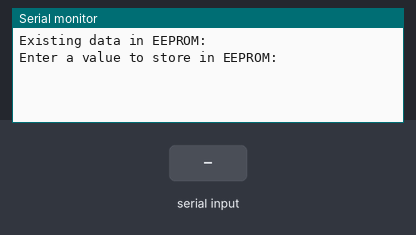
Simulated run of this sketch. Board: ESP32. On the bench: the last lines printed to the serial monitor. The inputs (shaded band) are chosen by the test bench. EEPROM starts erased.

Above: at 1.3 s.
1.4 s: "90,45\n" received over Serial
At 2.2 s:
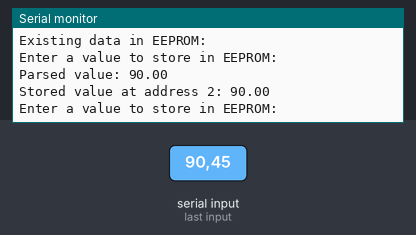
2.9 s: "30,150\n" received over Serial
At 3.3 s:
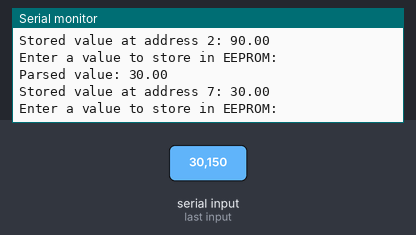

The sketch:

EEPROM.ino
```cpp
#include <EEPROM.h>

float sensorValue;
uint16_t eeAddress;  // EEPROM address pointer (using uint16_t for consistent 2-byte size)

const uint16_t eeAddressLocation = 0;  // EEPROM address where eeAddress is stored
const uint16_t dataStartAddress = 2;   // Data starts after storing eeAddress (2 bytes)
const uint16_t dataSize = sizeof(float) + sizeof(byte);  // Size of each data entry (float + checksum)
const uint16_t EEPROM_SIZE = 512; // Define the size of EEPROM

// Function to calculate a checksum (simple sum of bytes)
byte calculateChecksum(byte *data, size_t length) {
  byte checksum = 0;
  for (size_t i = 0; i < length; i++) {
    checksum += data[i];
  }
  return checksum;
}

void setup()
{
  Serial.begin(115200); // Set baud rate to 115200
  while (!Serial); // Wait for Serial to initialize (optional, for boards that need it)
  delay(100); // Small delay to ensure Serial is ready

  // Initialize EEPROM with defined size
  if (!EEPROM.begin(EEPROM_SIZE)) {
    Serial.println("Failed to initialize EEPROM");
    while (true); // Stay here if EEPROM initialization fails
  }

  // Read the last used eeAddress from EEPROM
  eeAddress = EEPROM.read(eeAddressLocation) | (EEPROM.read(eeAddressLocation + 1) << 8);
  if (eeAddress < dataStartAddress || eeAddress + dataSize > EEPROM_SIZE) {
    eeAddress = dataStartAddress; // Initialize if eeAddress is invalid
  }

  // Optional: Read and print existing data from EEPROM
  Serial.println("Existing data in EEPROM:");
  uint16_t readAddress = dataStartAddress;
  while (readAddress + dataSize <= EEPROM_SIZE) {
    byte floatBytes[sizeof(float)];
    for (size_t i = 0; i < sizeof(float); i++) {
      floatBytes[i] = EEPROM.read(readAddress + i);
    }
    byte storedChecksum = EEPROM.read(readAddress + sizeof(float));

    // Verify checksum
    byte calculatedChecksum = calculateChecksum(floatBytes, sizeof(float));
    if (storedChecksum == calculatedChecksum) {
      float storedValue;
      memcpy(&storedValue, floatBytes, sizeof(float));
      Serial.print("Address ");
      Serial.print(readAddress);
      Serial.print(": ");
      Serial.println(storedValue);
    } else {
      // Invalid data detected; stop reading
      break;
    }

    readAddress += dataSize;
  }

  Serial.println("Enter a value to store in EEPROM:");
}

void loop()
{
  // Check if data is available at the Serial port
  if (Serial.available() > 0) {
    String inputString = Serial.readStringUntil('\n');
    inputString.trim(); // Remove any leading/trailing whitespace

    // Try to parse the input as a float
    sensorValue = inputString.toFloat();

    // Check if the input is valid
    if (inputString.length() == 0 || (sensorValue == 0.0 && inputString != "0" && inputString != "0.0")) {
      // No valid conversion could be performed
      Serial.println("Invalid input. Please enter a valid number.");
    } else {
      // Valid float value obtained
      Serial.print("Parsed value: ");
      Serial.println(sensorValue);

      // Convert float to byte array
      byte floatBytes[sizeof(float)];
      memcpy(floatBytes, &sensorValue, sizeof(float));

      // Calculate checksum
      byte checksum = calculateChecksum(floatBytes, sizeof(float));

      // Write the value bytes to EEPROM
      for (size_t i = 0; i < sizeof(float); i++) {
        EEPROM.write(eeAddress + i, floatBytes[i]);
      }

      // Write checksum
      EEPROM.write(eeAddress + sizeof(float), checksum);

      // Commit changes to EEPROM
      if (!EEPROM.commit()) {
        Serial.println("Failed to commit changes to EEPROM!");
      } else {
        // Small delay to ensure EEPROM write completes
        delay(5);

        // Read back the value bytes from EEPROM
        byte readBytes[sizeof(float)];
        for (size_t i = 0; i < sizeof(float); i++) {
          readBytes[i] = EEPROM.read(eeAddress + i);
        }

        // Read back the checksum
        byte readChecksum = EEPROM.read(eeAddress + sizeof(float));

        // Verify checksum
        byte calculatedChecksum = calculateChecksum(readBytes, sizeof(float));
        if (readChecksum != calculatedChecksum) {
          Serial.println("Data integrity check failed!");
          // Handle error (e.g., retry write or log the error)
        } else {
          // Reconstruct float value from bytes
          float readValue;
          memcpy(&readValue, readBytes, sizeof(float));
          Serial.print("Stored value at address ");
          Serial.print(eeAddress);
          Serial.print(": ");
          Serial.println(readValue);
        }

        // Update eeAddress for next write
        eeAddress += dataSize;
        if (eeAddress + dataSize > EEPROM_SIZE) {
          eeAddress = dataStartAddress; // Wrap around to the beginning
        }

        // Save the updated eeAddress back to EEPROM
        EEPROM.write(eeAddressLocation, eeAddress & 0xFF);
        EEPROM.write(eeAddressLocation + 1, (eeAddress >> 8) & 0xFF);

        // Commit the updated eeAddress
        if (!EEPROM.commit()) {
          Serial.println("Failed to commit eeAddress to EEPROM!");
        }
      }

      Serial.println("Enter a value to store in EEPROM:");
    }
  }
}
```

Measured:
- after the input at 1.4 s, the serial monitor: prints a new line at once (image 1)
- after the input at 2.9 s, the serial monitor: prints a new line at once (image 2)
